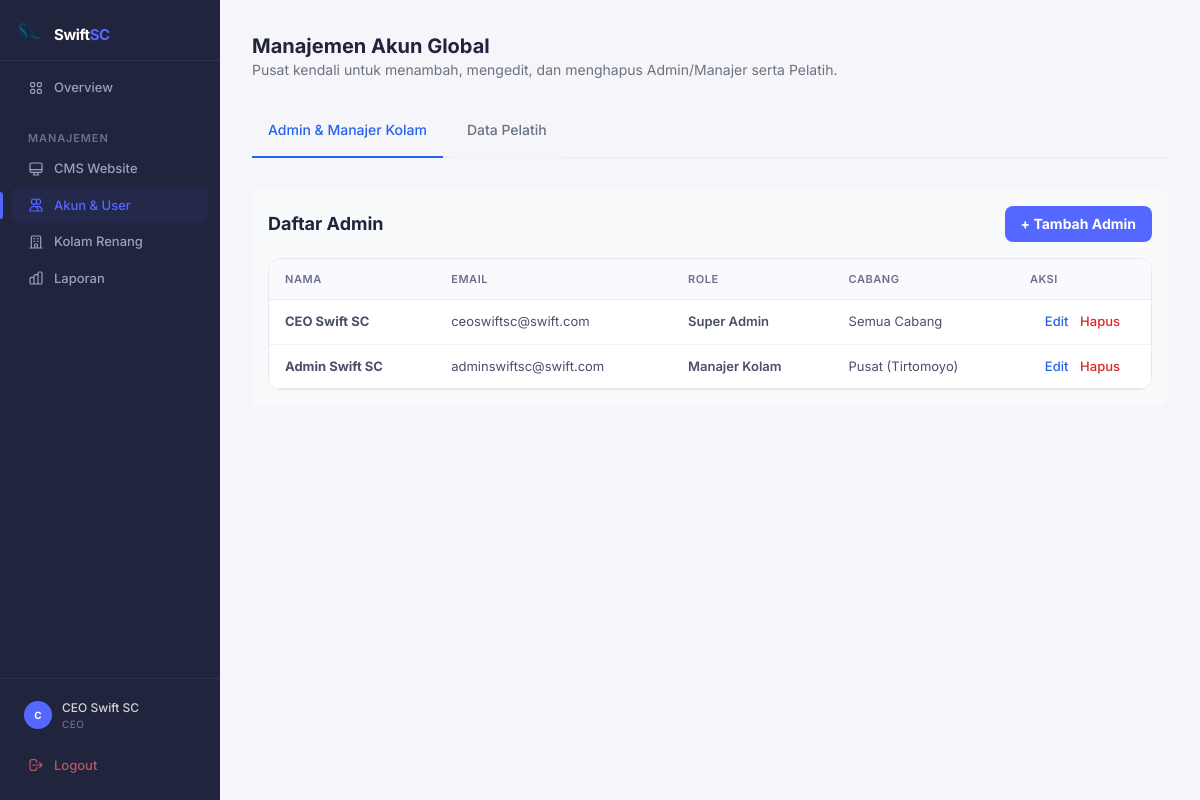
/ceo/ceo_manage_akun.php (signed in), run on the app's committed database.
### tables this page shows
CREATE TABLE `users` (
  `id` int(11) NOT NULL,
  `username` varchar(100) NOT NULL,
  `email` varchar(150) NOT NULL,
  `password` varchar(255) NOT NULL,
  `role` enum('CEO','Admin','Pelatih') NOT NULL,
  `cabang_id` int(11) DEFAULT NULL,
  `created_at` timestamp NOT NULL DEFAULT current_timestamp()
);

CREATE TABLE `cabang` (
  `id` int(11) NOT NULL,
  `nama_cabang` varchar(100) NOT NULL,
  `lokasi` text NOT NULL,
  `created_at` timestamp NOT NULL DEFAULT current_timestamp()
);

### ceo/ceo_manage_akun.php (the view, shortened to what this page needs)
<?php
include '../includes/header.php';
include '../includes/sidebar.php';
include '../includes/koneksi.php';
?>
<div class="lg:ml-[220px] pt-16 lg:pt-0 min-h-screen">
    <div class="p-4 lg:p-8 page-content">
        <div class="mb-6">
            <h1 class="text-xl font-bold text-algolia-navy">Manajemen Akun Global</h1>
            <p class="text-sm text-gray-500">Pusat kendali untuk menambah, mengedit, dan menghapus Admin/Manajer serta Pelatih.</p>
        </div>
        <div class="mb-8 border-b border-[#E8E8EF]">
            <ul class="flex flex-wrap -mb-px text-sm font-medium text-center" id="myTab" data-tabs-toggle="#myTabContent" role="tablist">
                <li class="mr-2" role="presentation">
                    <button class="inline-block p-4 border-b-2 rounded-t-lg" id="admin-tab" data-tabs-target="#admin" type="button" role="tab" aria-controls="admin" aria-selected="false">Admin & Manajer Kolam</button>
                </li>
                <li class="mr-2" role="presentation">
                    <button class="inline-block p-4 border-b-2 rounded-t-lg hover:text-gray-600 hover:border-[#E8E8EF]" id="pelatih-tab" data-tabs-target="#pelatih" type="button" role="tab" aria-controls="pelatih" aria-selected="false">Data Pelatih</button>
                </li>
            </ul>
        </div>
        <div id="myTabContent">
            <div class="hidden p-4 rounded-lg bg-gray-50" id="admin" role="tabpanel" aria-labelledby="admin-tab">
                <div class="flex justify-between items-center mb-4">
                    <h2 class="text-lg font-bold">Daftar Admin</h2>
                    <button data-modal-target="modalTambahAdmin" data-modal-toggle="modalTambahAdmin" class="bg-algolia-blue hover:bg-algolia-darkblue text-white font-bold py-2 px-4 rounded-lg text-sm transition-all">+ Tambah Admin</button>
                </div>
                <div class="card overflow-hidden">
                    <table class="table-algolia">
                        <thead class="text-xs text-gray-500 uppercase bg-gray-50/80">
                            <tr>
                                <th class="px-6 py-4">Nama</th>
                                <th class="px-6 py-4">Email</th>
                                <th class="px-6 py-4">Role</th>
                                <th class="px-6 py-4">Cabang</th>
                                <th class="px-6 py-4 text-center">Aksi</th>
                            </tr>
                        </thead>
                        <tbody>
                            <?php
                            $usersArray = [];
                            try {
                                $q_admin = mysqli_query($koneksi, "SELECT users.*, cabang.nama_cabang as nama_kolam FROM users LEFT JOIN cabang ON users.cabang_id = cabang.id WHERE role IN ('CEO', 'Admin')");
                                if($q_admin) {
                                    while($row = mysqli_fetch_assoc($q_admin)) {
                                        $usersArray[] = $row;
                                    }
                                }
                            } catch (\Exception $e) {}
                            if(count($usersArray) > 0) {
                                foreach($usersArray as $data) {
                                    $role_id = ($data['role'] == 'CEO') ? 1 : 2;
                                    $nama_role = ($role_id == 1) ? 'Super Admin' : 'Manajer Kolam';
                                    $akses_kolam = empty($data['cabang_id']) ? 'Semua Cabang' : htmlspecialchars($data['nama_kolam']);
                            ?>
                            <tr class="bg-white border-b hover:bg-slate-50">
                                <td class="px-6 py-4 font-bold text-gray-800"><?= htmlspecialchars($data['username']); ?></td>
                                <td class="px-6 py-4"><?= htmlspecialchars($data['email']); ?></td>
                                <td class="px-6 py-4 font-semibold text-indigo-600"><?= $nama_role; ?></td>
                                <td class="px-6 py-4"><?= $akses_kolam; ?></td>
                                <td class="px-6 py-4 text-center space-x-2">
                                    <button data-modal-target="modalEditAdmin<?= $data['id']; ?>" data-modal-toggle="modalEditAdmin<?= $data['id']; ?>" class="font-medium text-blue-600 hover:underline">Edit</button>
                                    <a href="ceo_proses_akun.php?hapus_admin=<?= $data['id']; ?>" onclick="return confirm('Hapus admin ini?')" class="font-medium text-red-600 hover:underline">Hapus</a>
                                </td>
                            </tr>
                            <?php } } else { echo "<tr><td colspan='5' class='px-6 py-4 text-center'>Tidak ada data.</td></tr>"; } ?>
                        </tbody>
                    </table>
                </div>
            </div>
        </div>
    </div>
</div>
<?php include '../includes/footer.php'; ?>

### includes/header.php (style rules this page uses)
body { font-family: 'Inter', system-ui, -apple-system, sans-serif; background: #F5F5FA; color: #21243D; }
.card { background: #FFFFFF; border: 1px solid #E8E8EF; border-radius: 12px; }
.table-algolia { width: 100%; border-collapse: collapse; }
.table-algolia thead th { font-size: 11px; font-weight: 600; color: #6B6F8D; text-transform: uppercase; letter-spacing: 0.05em; padding: 12px 16px; border-bottom: 1px solid #E8E8EF; text-align: left; background: #FAFAFE; }
.table-algolia tbody td { font-size: 13px; padding: 12px 16px; border-bottom: 1px solid #F0F0F5; color: #4A4F6A; }
.table-algolia tbody tr:last-child td { border-bottom: none; }
.page-content { animation: fadeUp 0.3s ease-out; }

### data on the page
users: username "CEO Swift SC", email "ceoswiftsc@swift.com", role "Super Admin", cabang "Semua Cabang"
users: username "Admin Swift SC", email "adminswiftsc@swift.com", role "Manajer Kolam", cabang.nama_cabang "Pusat (Tirtomoyo)"

### other printed values
substr($nama, 0, 1) "C"
$nama "CEO Swift SC"
$role "CEO"
